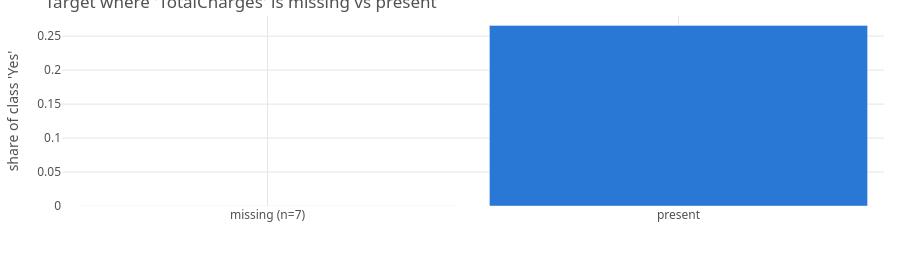

Source (notebook cell):
### Markdown cell above
## 2. Missing values: TotalCharges

### Code cell
report.show("d.fill_zero.TotalCharges")

### Figure 1 — Plotly figure (JSON) as saved in the notebook; plotly's stock layout.template omitted (floating-point values rounded to 4 significant figures)
{"data": [{"hovertemplate": "%{x}: %{y:.4g}<extra></extra>", "marker": {"color": ["#eb6834", "#2a78d6"]}, "type": "bar", "x": ["missing (n=7)", "present"], "y": [0.0, 0.2657]}], "layout": {"bargap": 0.08, "font": {"color": "#52514e", "family": "system-ui, sans-serif", "size": 12}, "height": 260, "margin": {"b": 48, "l": 56, "r": 16, "t": 16}, "paper_bgcolor": "rgba(0,0,0,0)", "plot_bgcolor": "rgba(0,0,0,0)", "showlegend": false, "title": {"text": "Target where 'TotalCharges' is missing vs present"}, "xaxis": {"gridcolor": "#e6e5e0", "title": {"text": ""}, "zeroline": false}, "yaxis": {"gridcolor": "#e6e5e0", "title": {"text": "share of class 'Yes'"}, "zeroline": false}}}
